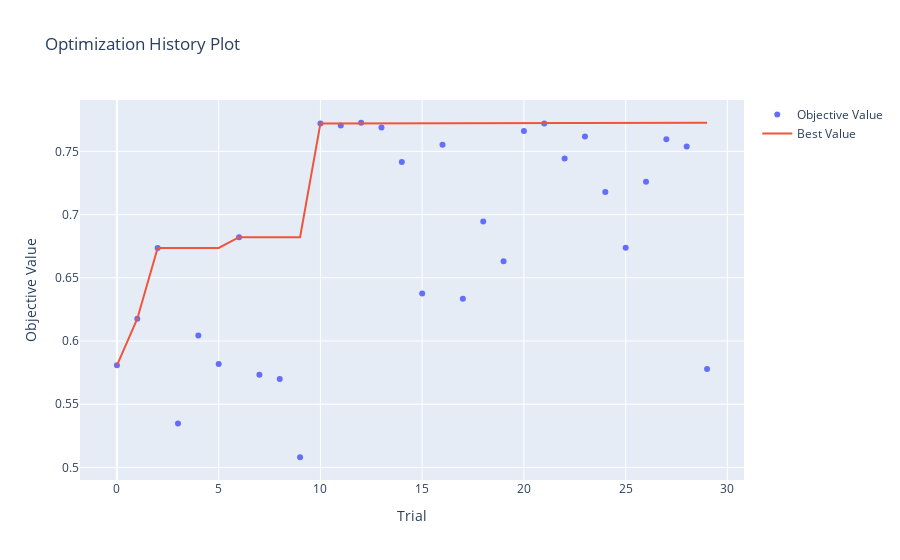
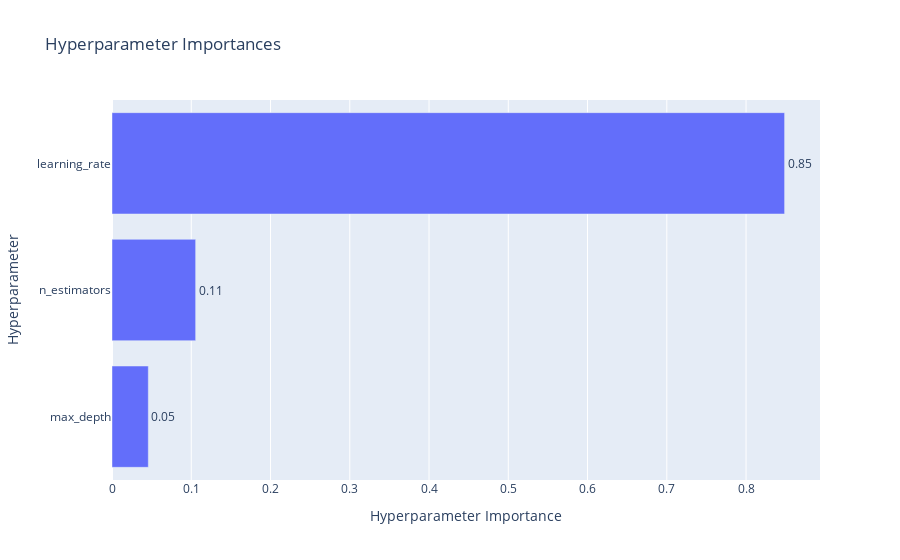

Notebook source saved alongside these figures, in order:
### Code cell
# Visualize optimization history and parameter importance
import plotly

optuna.visualization.plot_optimization_history(study).show()
optuna.visualization.plot_param_importances   (study).show()

### Figure 1 — Plotly figure (JSON) as saved in the notebook; plotly's stock layout.template omitted (floating-point values rounded to 4 significant figures)
{"data": [{"mode": "markers", "name": "Objective Value", "type": "scatter", "x": [0, 1, 2, 3, 4, 5, 6, 7, 8, 9, 10, 11, 12, 13, 14, 15, 16, 17, 18, 19, 20, 21, 22, 23, 24, 25, 26, 27, 28, 29], "y": [0.5808, 0.6176, 0.6736, 0.5347, 0.6044, 0.5819, 0.6822, 0.5733, 0.5699, 0.5081, 0.7721, 0.7705, 0.7727, 0.769, 0.7417, 0.6376, 0.7552, 0.6335, 0.6946, 0.6631, 0.7661, 0.772, 0.7444, 0.7617, 0.7179, 0.6737, 0.726, 0.7596, 0.7538, 0.5778]}, {"mode": "lines", "name": "Best Value", "type": "scatter", "x": [0, 1, 2, 3, 4, 5, 6, 7, 8, 9, 10, 11, 12, 13, 14, 15, 16, 17, 18, 19, 20, 21, 22, 23, 24, 25, 26, 27, 28, 29], "y": [0.5808, 0.6176, 0.6736, 0.6736, 0.6736, 0.6736, 0.6822, 0.6822, 0.6822, 0.6822, 0.7721, 0.7721, 0.7727, 0.7727, 0.7727, 0.7727, 0.7727, 0.7727, 0.7727, 0.7727, 0.7727, 0.7727, 0.7727, 0.7727, 0.7727, 0.7727, 0.7727, 0.7727, 0.7727, 0.7727]}, {"marker": {"color": "#cccccc"}, "mode": "markers", "name": "Infeasible Trial", "showlegend": false, "type": "scatter", "x": [], "y": []}], "layout": {"autosize": true, "title": {"text": "Optimization History Plot"}, "xaxis": {"autorange": true, "range": [-1.77, 30.77], "title": {"text": "Trial"}, "type": "linear"}, "yaxis": {"autorange": true, "range": [0.4862, 0.7945], "title": {"text": "Objective Value"}, "type": "linear"}}}

### Figure 2 — Plotly figure (JSON) as saved in the notebook; plotly's stock layout.template omitted (floating-point values rounded to 4 significant figures)
{"data": [{"cliponaxis": false, "hovertemplate": ["max_depth (IntDistribution): 0.0458282635919185<extra></extra>", "n_estimators (IntDistribution): 0.10554430228067938<extra></extra>", "learning_rate (FloatDistribution): 0.8486274341274022<extra></extra>"], "name": "Objective Value", "orientation": "h", "text": ["0.05", "0.11", "0.85"], "textposition": "outside", "type": "bar", "x": [0.04583, 0.1055, 0.8486], "y": ["max_depth", "n_estimators", "learning_rate"]}], "layout": {"autosize": true, "title": {"text": "Hyperparameter Importances"}, "xaxis": {"autorange": true, "range": [0, 0.8933], "title": {"text": "Hyperparameter Importance"}, "type": "linear"}, "yaxis": {"autorange": true, "range": [-0.5, 2.5], "title": {"text": "Hyperparameter"}, "type": "category"}}}
